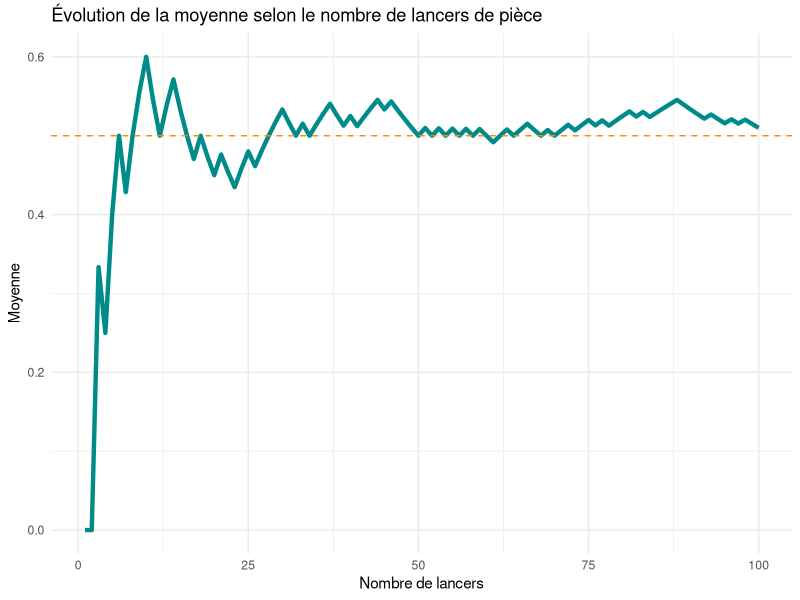
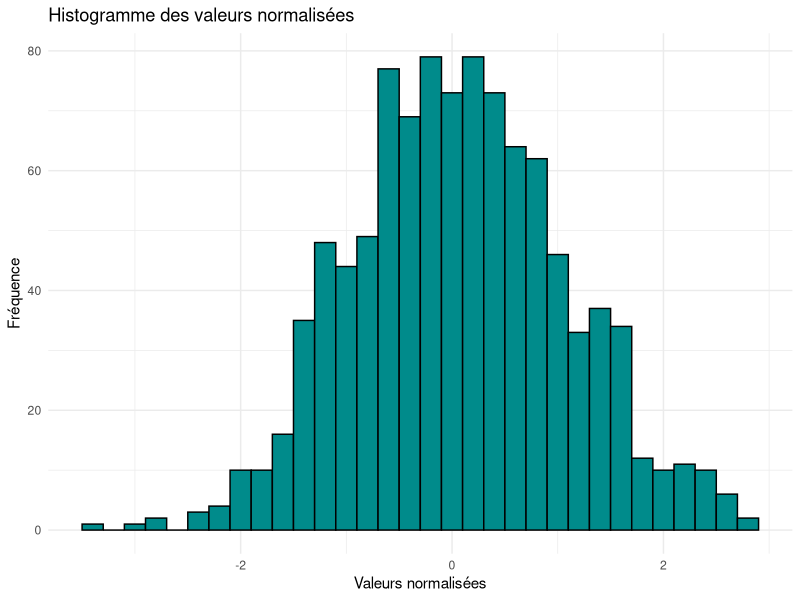
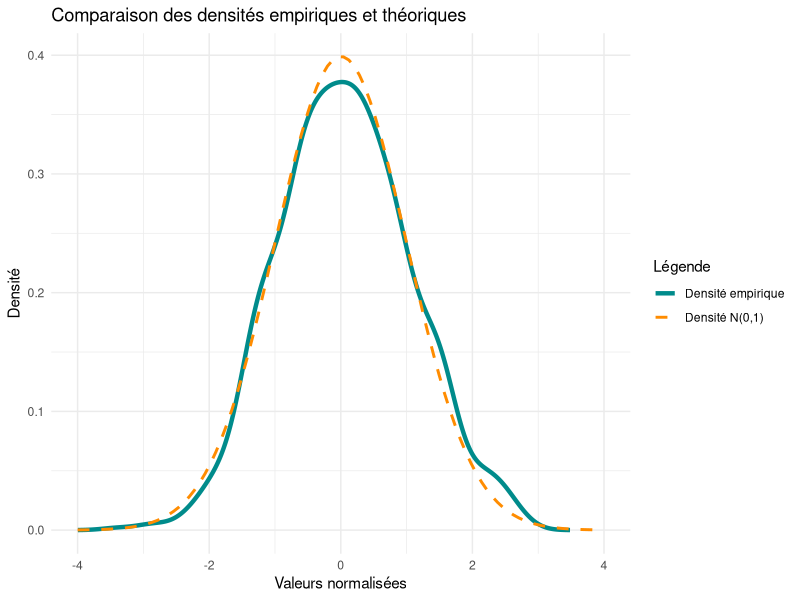
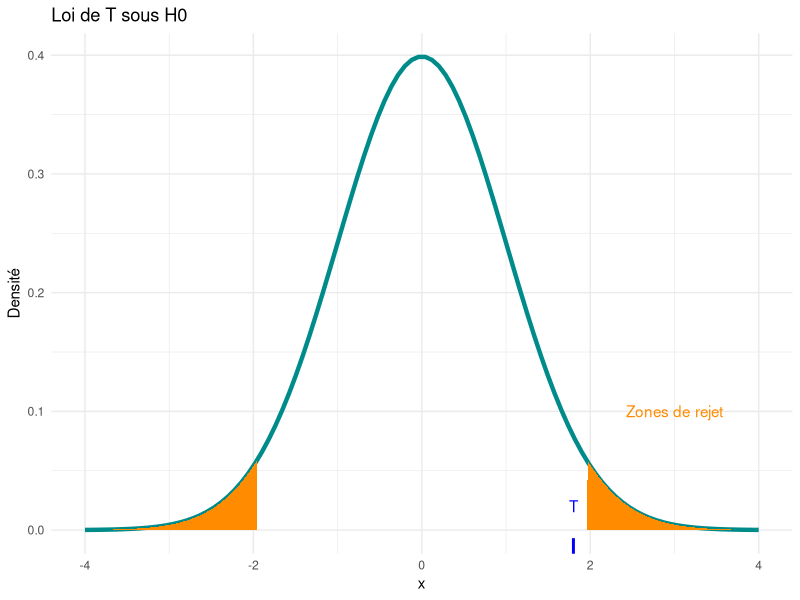
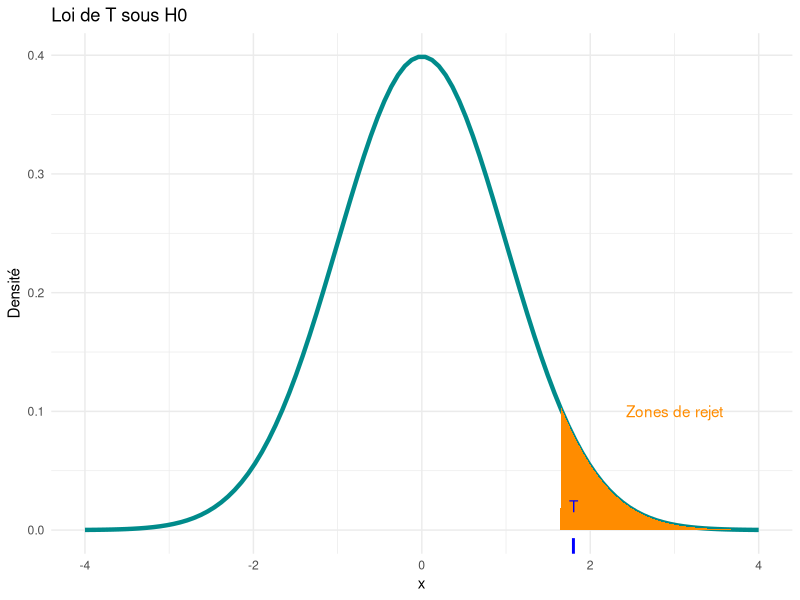

These figures' R source, in order:
## ---- chunk 1
set.seed(1986)

n <- 100     # nombre de lancers
p <- 0.5     # Probabilité d'avoir un pile

# Simulation de n lancers
X <- rbinom(n, 1, prob = p)

# Quelques statistiques descriptives
table(X)
prop.table(table(X))
mean(X)
var(X)     # p * (1-p)
## ---- chunk 2
# Somme cumulative divisée par le nombre de lancers correspondants
x_bar <- cumsum(X) / seq_along(X)

df <- data.frame(x = seq_along(x_bar), x_bar = x_bar)
## ---- chunk 3
#| code-eval: true
#| code-fold: true
#| code-summary: "Autre méthode pour calculer x_bar"
x_bar <- rep(NA, n)
for (i in 1:n) {
  x_bar[i] <- sum(X[1:i]) / i
}
## ---- chunk 4
#| code-fold: true
#| code-summary: "Code ggplot"
library(ggplot2)

ggplot(df, aes(x, x_bar)) +
  geom_line(color = "darkcyan", 
            linewidth = 1.5) +
  geom_hline(yintercept = p, 
             linetype = "dashed", 
             color = "darkorange") +
  labs(x = "Nombre de lancers", 
       y = "Moyenne", 
       title = "Évolution de la moyenne selon le nombre de lancers de pièce") +
  theme_minimal()
## ---- chunk 5
set.seed(1986)

L <- 1000
n <- 100
p <- 0.5

x_bar <- numeric(L)
for (i in 1:L) {
  X <- rbinom(n, 1, prob = p)
  x_bar[i] <- mean(X)
}

# Normalisation
Y <- sqrt(n) * (x_bar - p) / sqrt(p * (1 - p))
## ---- chunk 6
#| code-fold: true
#| code-summary: "Code ggplot"
library(ggplot2)

ggplot(data.frame(Y), aes(x = Y)) +
  geom_histogram(binwidth = 0.20, 
                 color = "black", 
                 fill = "darkcyan") +
  labs(x = "Valeurs normalisées", 
       y = "Fréquence", 
       title = "Histogramme des valeurs normalisées") +
  theme_minimal()
## ---- chunk 7
#| code-fold: true
#| code-summary: "Code ggplot"
density_Y <- density(Y)

# Create data for standard normal density curve
std_norm_curve <- data.frame(x = seq(-4, 4, length.out = 100),
                             y = dnorm(seq(-4, 4, length.out = 100)))


legend_colors <- c("Densité empirique" = "darkcyan", "Densité N(0,1)" = "darkorange")

# Create ggplot with density plot and standard normal density curve
ggplot() +
  geom_line(data = data.frame(x = density_Y$x, 
                              y = density_Y$y), 
            aes(x, y, color = "Densité empirique"),
            linewidth = 1.5) +
  geom_line(data = std_norm_curve, 
            aes(x, y, color = "Densité N(0,1)"), 
            linetype = "dashed", 
            linewidth = 1) +
  xlim(-4, 4) +
  labs(x = "Valeurs normalisées", 
       y = "Densité", 
       title = "Comparaison des densités empiriques et théoriques",
       color = "Légende") + 
  scale_color_manual(values = legend_colors) +
  theme_minimal()
## ---- chunk 8
n <- 100
nb_pile <- 59
X <- c(rep(1, nb_pile), rep(0, n - nb_pile))
table(X)
## ---- chunk 9
alpha <- 0.05
p_hat <- mean(X)
## ---- chunk 10
T <- sqrt(n) * (p_hat - 0.5) / sqrt(p * (1 - p)); T
## ---- chunk 11
c(-1, 1) * qnorm(1 - alpha / 2)
## ---- chunk 12
T < -qnorm(1 - alpha / 2) | T > qnorm(1 - alpha / 2)
## ---- chunk 13
#| code-fold: true
#| code-summary: "Code ggplot"

# Données pour la courbe de densité normale
x_values <- seq(-4, 4, length.out = 100)
y_values <- dnorm(x_values)

# Données pour les zones de rejet
zone_rejet_gauche <- seq(-4, qnorm(alpha/2), 0.01)
zone_rejet_droite <- seq(qnorm(1-alpha/2), 4, 0.01)

# Création du graphique avec ggplot2
ggplot() +
  geom_line(data = data.frame(x = x_values, 
                              y = y_values), 
            aes(x, y), 
            color = "darkcyan", 
            linewidth = 1.5) +
  geom_polygon(data = data.frame(x = c(zone_rejet_gauche, 
                                       zone_rejet_gauche[length(zone_rejet_gauche)]), 
                                 y = c(dnorm(zone_rejet_gauche), 0)), 
               aes(x, y), 
               fill = "darkorange") +
  geom_polygon(data = data.frame(x = c(zone_rejet_droite, 
                                       zone_rejet_droite[length(zone_rejet_droite)]), 
                                 y = c(0, dnorm(zone_rejet_droite))), 
               aes(x, y), 
               fill = "darkorange") +
  geom_rug(data = data.frame(T = T), 
           aes(x = T), 
           sides = "b", 
           color = "blue", 
           linewidth = 1) +
  xlim(-4, 4) +
  labs(x = "x", y = "Densité", title = "Loi de T sous H0") +
  theme_minimal() +
  scale_fill_manual(values = "darkorange", guide = FALSE) +
  guides(color = "none") +
  annotate("text", x = 3, y = 0.1, label = "Zones de rejet", color = "darkorange") +
  annotate("text", x = T, y = 0.02, label = "T", color = "blue") +
  theme(legend.position = "none")
## ---- chunk 14
p_val <- 2 * (1 - pnorm(T)) ; p_val
## ---- chunk 15
c(qnorm(1 - alpha), Inf)
## ---- chunk 16
T > qnorm(1 - alpha)
## ---- chunk 17
#| code-fold: true
#| code-summary: "Code ggplot"
# Données pour la courbe de densité normale
x_values <- seq(-4, 4, length.out = 100)
y_values <- dnorm(x_values)

# Données pour les zones de rejet
zone_rejet_droite <- seq(qnorm(1-alpha), 4, 0.01)

# Création du graphique avec ggplot2
ggplot() +
  geom_line(data = data.frame(x = x_values, 
                              y = y_values), 
            aes(x, y), 
            color = "darkcyan", 
            linewidth = 1.5) +
  geom_polygon(data = data.frame(x = c(zone_rejet_droite, 
                                       zone_rejet_droite[length(zone_rejet_droite)]), 
                                 y = c(0, dnorm(zone_rejet_droite))), 
               aes(x, y), 
               fill = "darkorange") +
  geom_rug(data = data.frame(T = T), 
           aes(x = T), 
           sides = "b", 
           color = "blue", 
           linewidth = 1) +
  xlim(-4, 4) +
  labs(x = "x", y = "Densité", title = "Loi de T sous H0") +
  theme_minimal() +
  scale_fill_manual(values = "darkorange", guide = FALSE) +
  guides(color = "none") +
  annotate("text", x = 3, y = 0.1, label = "Zones de rejet", color = "darkorange") +
  annotate("text", x = T, y = 0.02, label = "T", color = "blue") +
  theme(legend.position = "none")
